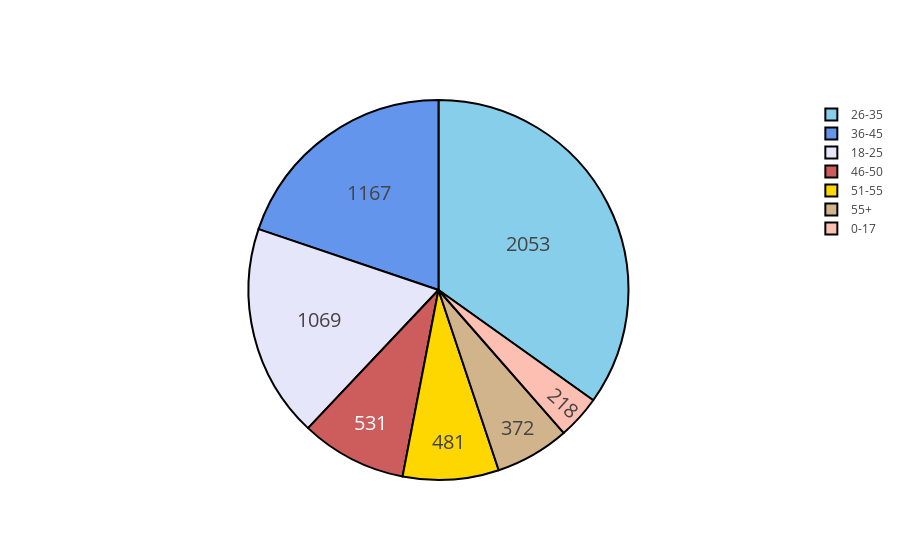

This figure's notebook cell:
### Code cell
labels = ['0-17','18-25','26-35','36-45','46-50','51-55','55+']
values = [218,1069,2053,1167,531,481,372]
colors = ['#FEBFB3', 'lavender', 'skyblue', 'cornflowerblue','indianred','gold','tan']

trace = go.Pie(labels=labels, values=values,
               hoverinfo='label+percent', textinfo='value', 
               textfont=dict(size=20),
               marker=dict(colors=colors,line=dict(color='#000000', width=2)))

plotly.offline.iplot([trace], filename='styled_pie_chart')

### Figure 1 — Plotly figure (JSON) as saved in the notebook; plotly's stock layout.template omitted (floating-point values rounded to 4 significant figures)
{"data": [{"hoverinfo": "label+percent", "labels": ["0-17", "18-25", "26-35", "36-45", "46-50", "51-55", "55+"], "marker": {"colors": ["#FEBFB3", "lavender", "skyblue", "cornflowerblue", "indianred", "gold", "tan"], "line": {"color": "#000000", "width": 2}}, "textfont": {"size": 20}, "textinfo": "value", "type": "pie", "uid": "5abd6efb-d20e-4b1e-aa7f-e13c0850d01c", "values": [218, 1069, 2053, 1167, 531, 481, 372]}], "layout": {}}
